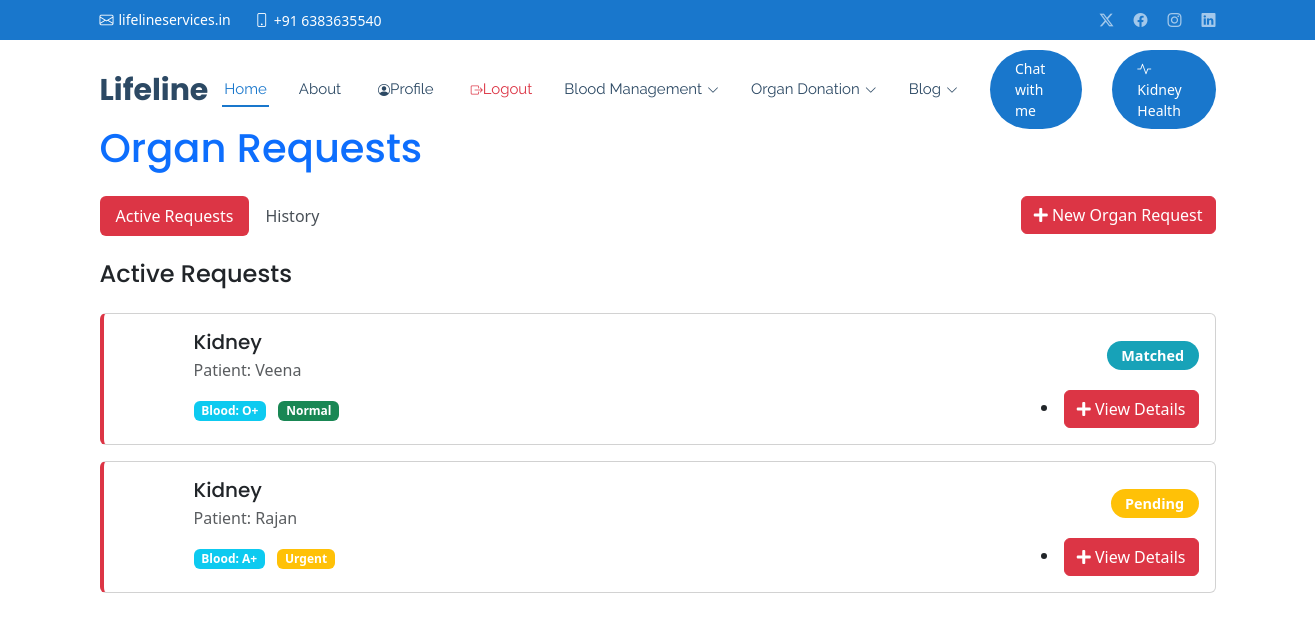
Page /organ_request_list/ (signed in) on the committed database.
### core/models.py (models this page shows, shortened)
class OrganRequest(models.Model):
    STATUS_CHOICES = [
        ('pending', 'Pending'),
        ('matched', 'Matched'),
        ('fulfilled', 'Fulfilled'),
        ('cancelled', 'Cancelled')
    ]
    hospital = models.ForeignKey(Hospital, on_delete=models.CASCADE)
    organ_type = models.ForeignKey(OrganType, on_delete=models.CASCADE)
    patient_name = models.CharField(max_length=100)
    patient_age = models.PositiveIntegerField()
    patient_blood_group = models.CharField(max_length=3, choices=Donor.BLOOD_GROUP_CHOICES)
    urgency_level = models.IntegerField(choices=[(1, 'Normal'), (2, 'Urgent'), (3, 'Critical')])
    medical_notes = models.TextField()
    status = models.CharField(max_length=20, choices=STATUS_CHOICES, default='pending')
    matched_donor = models.ForeignKey(OrganDonor, on_delete=models.SET_NULL, null=True, blank=True, related_name='matched_requests')
    created_at = models.DateTimeField(auto_now_add=True)
    updated_at = models.DateTimeField(auto_now=True)

class OrganType(models.Model):
    CATEGORY_CHOICES = [
        ('organ', 'Organ'),
        ('tissue', 'Tissue'),
        ('stem_cell', 'Stem Cell')
    ]
    ORGAN_CHOICES = [
        ('Kidney', 'Kidney'),
        ('Liver', 'Liver'),
        ('Pancreas', 'Pancreas'),
        ('Intestine', 'Intestine')
    ]
    TISSUE_CHOICES = [
        ('Bone marrow', 'Bone marrow'),
        ('Bone', 'Bone'),
        ('Corneas', 'Corneas'),
        ('Skin', 'Skin'),
        ('Tendons', 'Tendons'),
        ('Ligaments', 'Ligaments'),
        ('Cartilage', 'Cartilage'),
        ('Blood vessels', 'Blood vessels'),
        ('Nerves', 'Nerves')
    ]
    STEM_CELL_CHOICES = [
        ('Cord Blood Stem Cells', 'Cord Blood Stem Cells'),
        ('Peripheral Blood Stem Cells', 'Peripheral Blood Stem Cells'),
        ('Bone Marrow Stem Cells', 'Bone Marrow Stem Cells')
    ]
    name = models.CharField(max_length=100, unique=True)
    category = models.CharField(max_length=20, choices=CATEGORY_CHOICES)
    description = models.TextField(blank=True)
    is_active = models.BooleanField(default=True)

### core/views.py (the view)
# urls.py: path('organ_request_list/', views.organ_request_list, name='organ_request_list'),
@login_required
def organ_request_list(request):
    active_requests = OrganRequest.objects.filter(
        hospital=request.user.hospital_profile,
        status__in=['pending', 'matched'],
    ).order_by('-created_at')
    history_requests = OrganRequest.objects.filter(
        hospital=request.user.hospital_profile,
        status__in=['fulfilled', 'cancelled']
    ).order_by('-created_at')
    context = {
        'requests': active_requests,
        'history_requests': history_requests,
    }
    return render(request, 'organ_donation/organ_request_list.html', context)

### core/templates/organ_donation/organ_request_list.html (shortened to what this page needs)
{% extends 'base.html' %}
{% load static %}
{% block content %}
<div class="container py-4">
    <h1 class="mb-4 text-primary">Organ Requests</h1>
    <ul class="nav nav-pills mb-4">
        <li class="nav-item">
            <a class="nav-link active" href="#active">Active Requests</a>
        </li>
        <li class="nav-item">
            <a class="nav-link" href="#history">History</a>
        </li>
        <li class="nav-item ms-auto">
            <a class="btn btn-danger" href="{% url 'create_organ_request' %}">
                <i class="fas fa-plus"></i> New Organ Request
            </a>
        </li>
    </ul>
    <div id="active" class="mb-5">
        <h2 class="h4 mb-4">Active Requests</h2>
        {% if requests %}
            {% for request in requests %}
            <div class="card request-card mb-3">
                <div class="card-body d-flex align-items-center">
                    <div class="organ-type me-4">
                    </div>
                    <div class="flex-grow-1">
                        <div class="d-flex justify-content-between align-items-center mb-2">
                            <div>
                                <h5 class="mb-1">{{ request.organ_type.name }}</h5>
                                <span class="text-muted">Patient: {{ request.patient_name }}</span>
                            </div>
                            <span class="status-badge badge rounded-pill
                                {% if request.status == 'pending' %}status-pending
                                {% elif request.status == 'matched' %}status-matched
                                {% elif request.status == 'fulfilled' %}status-fulfilled
                                {% else %}status-cancelled{% endif %}">
                                {{ request.get_status_display }}
                            </span>
                        </div>
                        <div class="d-flex justify-content-between align-items-center mt-2">
                            <div>
                                <span class="badge bg-info me-2">Blood: {{ request.patient_blood_group }}</span>
                                <span class="badge bg-{% if request.urgency_level == 3 %}danger{% elif request.urgency_level == 2 %}warning{% else %}success{% endif %}">
                                    {% if request.urgency_level == 3 %}Critical
                                    {% elif request.urgency_level == 2 %}Urgent
                                    {% else %}Normal{% endif %}
                                </span>
                            </div>
                            <li class="nav-item ms-auto">
                                <a class="btn btn-danger" href="{% url 'organ_request_detail' request.id %}">
                                    <i class="fas fa-plus"></i> View Details
                                </a>
                            </li>
                        </div>
                    </div>
                </div>
            </div>
            {% endfor %}
        {% else %}
            <div class="alert alert-info">
                <i class="fas fa-info-circle"></i> No active organ requests found.
            </div>
        {% endif %}
    </div>
</div>
{% endblock %}

### static/css/main.css (style rules this page uses)
:root { --default-font: "Roboto", system-ui, -apple-system, "Segoe UI", Roboto, "Helvetica Neue", Arial, "Noto Sans", "Liberation Sans", sans-serif, "Apple Color Emoji", "Segoe UI Emoji", "Segoe UI Symbol", "Noto Color Emoji"; --heading-font: "Poppins", sans-serif; --nav-font: "Raleway", sans-serif; }
:root { --background-color: #ffffff; --default-color: #444444; --heading-color: #2c4964; --accent-color: #1977cc; --surface-color: #ffffff; --contrast-color: #ffffff; }
:root { --nav-color: #2c4964; --nav-hover-color: #1977cc; --nav-mobile-background-color: #ffffff; --nav-dropdown-background-color: #ffffff; --nav-dropdown-color: #2c4964; --nav-dropdown-hover-color: #1977cc; }
:root { scroll-behavior: smooth; }
body { color: var(--default-color); background-color: var(--background-color); font-family: var(--default-font); }
a { color: var(--accent-color); text-decoration: none; transition: 0.3s; }
h1, h2, h3, h4, h5, h6 { color: var(--heading-color); font-family: var(--heading-font); }
.card { border-radius: 15px; transition: transform 0.2s ease-in-out; }
.card { border: none; transition: all 0.3s ease; }

### static/css/templatemo-stand-blog.css (style rules this page uses)
body { font-family: 'Roboto', sans-serif; overflow-x: hidden; text-rendering: optimizeLegibility; -webkit-font-smoothing: antialiased; -moz-osx-font-smoothing: grayscale; }
a { text-decoration: none!important; }
ul { padding: 0; margin: 0; list-style: none; }
h1,h2,h3,h4,h5,h6 { margin: 0px; }

### core/templates/organ_donation/organ_request_list.html (style rules this page uses)
.nav-pills .nav-link.active { background-color: #dc3545; }
.nav-pills .nav-link { color: #495057; }
.organ-type { width: 50px; height: 50px; display: flex; align-items: center; justify-content: center; }
.request-card { transition: transform 0.2s; border-left: 4px solid #dc3545; }
.status-badge { font-size: 0.9rem; padding: 0.5em 1em; }
.status-pending { background-color: #ffc107; }
.status-matched { background-color: #17a2b8; }

### rows in the picture
OrganRequest: organ_type.name "Kidney", patient_name "Veena", status "Matched", patient_blood_group "O+", urgency_level "Normal"
OrganRequest: organ_type.name "Kidney", patient_name "Rajan", status "Pending", patient_blood_group "A+", urgency_level "Urgent"
